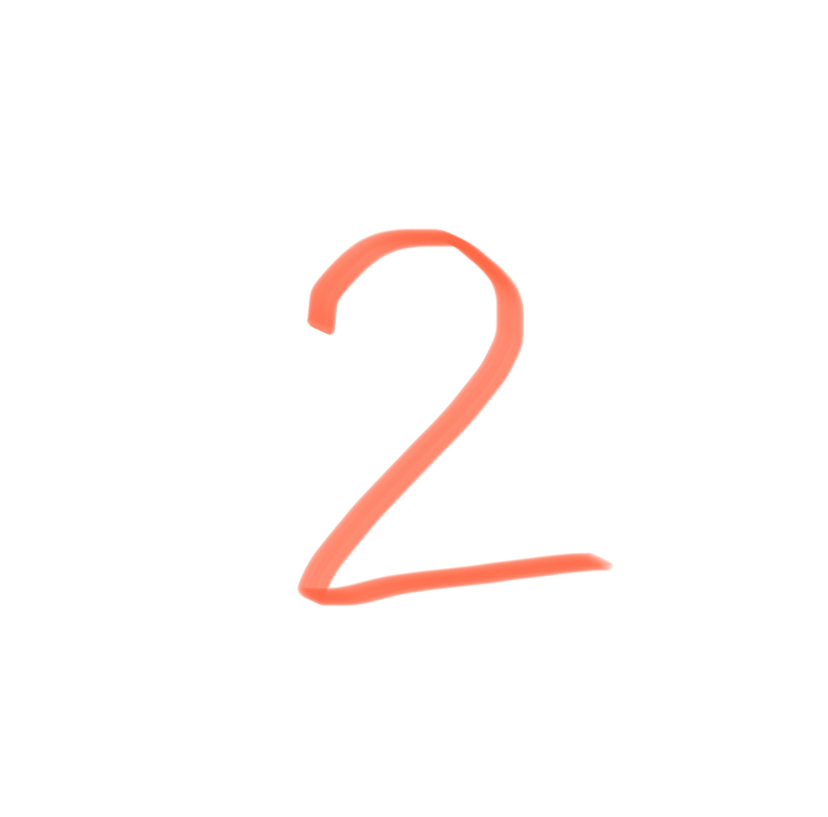
#> input picture original.png, 828 x 817 px
$ python identification.py original.png
#> lines starting #> are read from the running program, lines starting #| are printed output that depends on the picture
import cv2
import numpy as np
from sys import argv

path = argv[1]
test = cv2.imread(path, cv2.IMREAD_GRAYSCALE)
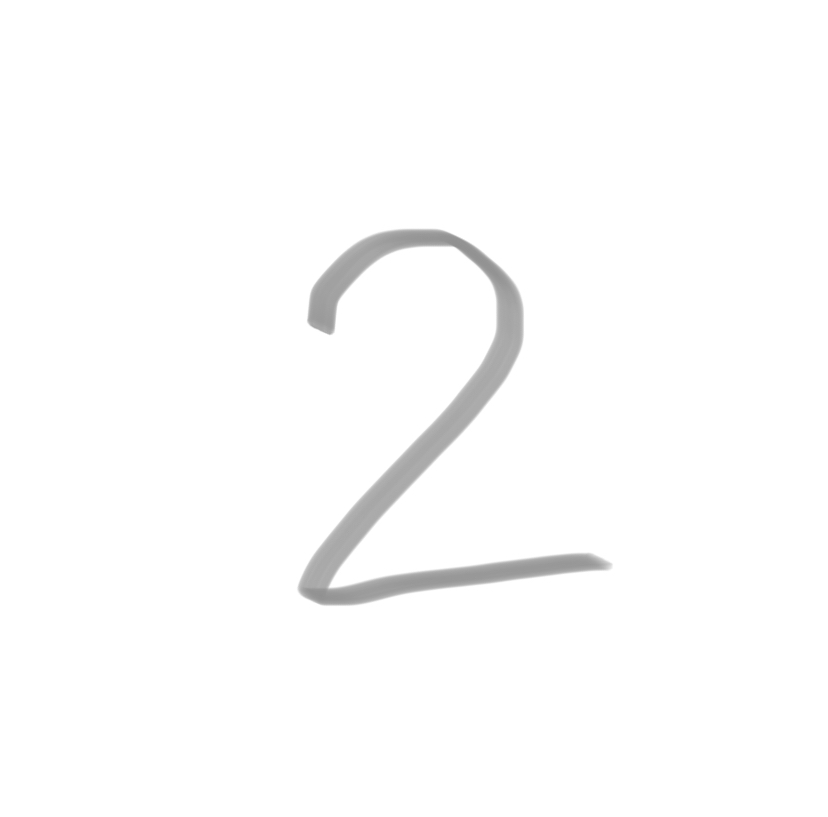
#> test: shape (817, 828); min 144, max 255, mean 252.2

#> (the run stopped early here; a loop or call above may not have finished)

$ run again, on one.png
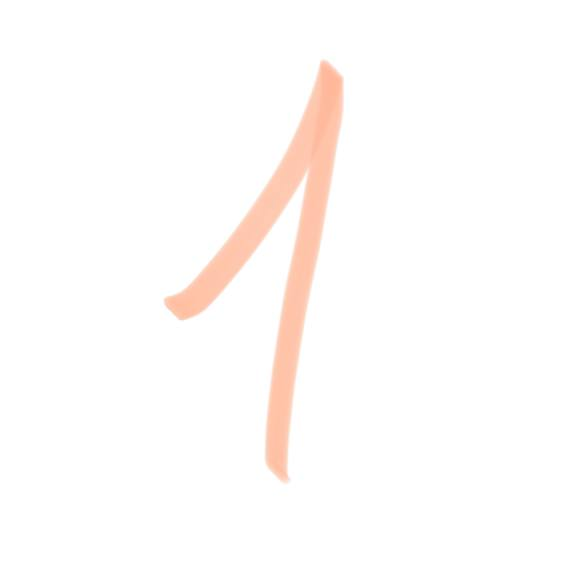
#> input picture one.png, 580 x 571 px
#> `test = cv2.imread(path, cv2.IMREAD_GRAYSCALE)`:
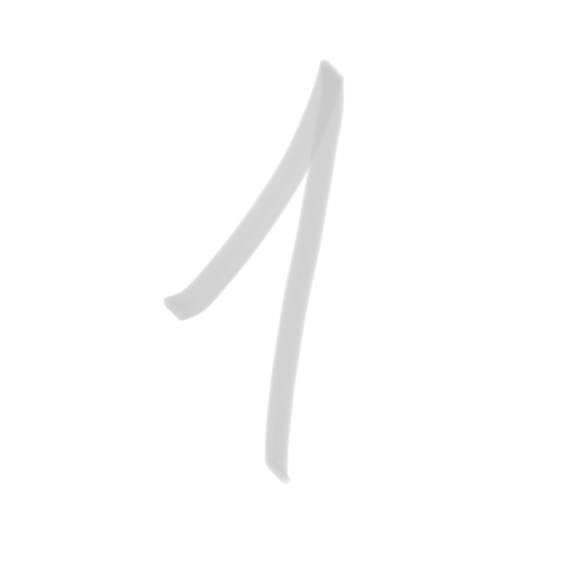
#> test: shape (571, 580); min 198, max 255, mean 252.8
